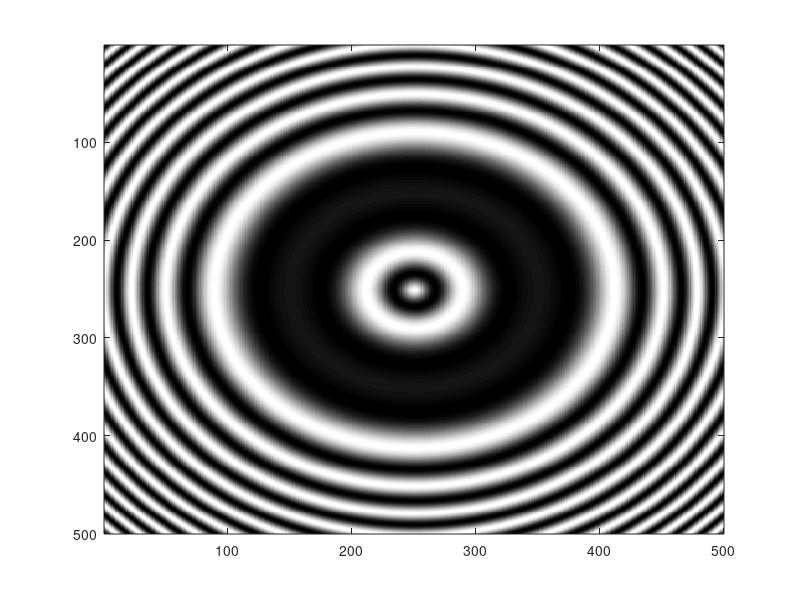

This figure's MATLAB source:
%CGHOE with ring focus
%Define parameters
N=500;
Angle=1.15;%Define divergence angle
V=0.5;%%Visibility controller
lambda=0.632*1e-6;%Define wavelength
f=0.005;%Define wavelength

%Sampling
    del=1*1e-6;%
    x=-N/2:N/2-1;
    y=-N/2:N/2-1;
    [X,Y]=meshgrid(x*del,y*del);
    R=sqrt(X.^2+Y.^2);

%Interference
    A=V*exp(1i*((2*pi)/lambda)*(f-sqrt(f*f-R.*R)));
    B=V*exp(1i*(R/lambda)*tand(Angle)*2*pi);
    D=A+B;%Interference of the object and reference wave
    I=abs(D).*abs(D);
    colormap(gray)
    imagesc(I)

%Binarize
    I1=im2bw(I);%Binarize the matrix
    Axicon_FZP=exp(1i*pi*I1);%Generate the FZP

